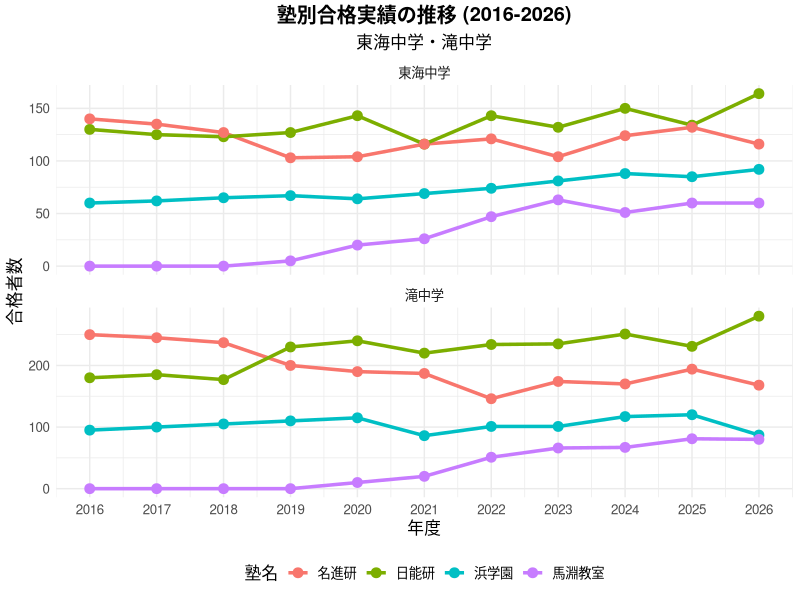

The R source for this figure:
library(tidyverse)
library(ggplot2)

# Data for Tokai Junior High School (東海中学)
tokai_data <- tibble(
    year = 2016:2026,
    "日能研" = c(130, 125, 123, 127, 143, 116, 143, 132, 150, 134, 164),
    "名進研" = c(140, 135, 127, 103, 104, 116, 121, 104, 124, 132, 116),
    "浜学園" = c(60, 62, 65, 67, 64, 69, 74, 81, 88, 85, 92),
    "馬淵教室" = c(0, 0, 0, 5, 20, 26, 47, 63, 51, 60, 60)
) %>%
    pivot_longer(cols = -year, names_to = "jukun", values_to = "count") %>%
    mutate(school = "東海中学")

# Data for Taki Junior High School (滝中学)
taki_data <- tibble(
    year = 2016:2026,
    "日能研" = c(180, 185, 177, 230, 240, 220, 234, 235, 251, 231, 280),
    "名進研" = c(250, 245, 237, 200, 190, 187, 146, 174, 170, 194, 168),
    "浜学園" = c(95, 100, 105, 110, 115, 86, 101, 101, 117, 120, 87),
    "馬淵教室" = c(0, 0, 0, 0, 10, 20, 51, 66, 67, 81, 80)
) %>%
    pivot_longer(cols = -year, names_to = "jukun", values_to = "count") %>%
    mutate(school = "滝中学")

# Combine data
combined_data <- bind_rows(tokai_data, taki_data)

# Create the plot
p <- ggplot(combined_data, aes(x = year, y = count, color = jukun, group = jukun)) +
    geom_line(size = 1.2) +
    geom_point(size = 3) +
    facet_wrap(~school, scales = "free_y", ncol = 1) +
    theme_minimal(base_family = "sans") +
    labs(
        title = "塾別合格実績の推移 (2016-2026)",
        subtitle = "東海中学・滝中学",
        x = "年度",
        y = "合格者数",
        color = "塾名"
    ) +
    scale_x_continuous(breaks = 2016:2026) +
    theme(
        legend.position = "bottom",
        text = element_text(size = 12),
        plot.title = element_text(hjust = 0.5, face = "bold"),
        plot.subtitle = element_text(hjust = 0.5)
    )

# Save the plot
ggsave("success_trends.png", plot = p, width = 10, height = 8, dpi = 300)
print("Graph saved as success_trends.png")
